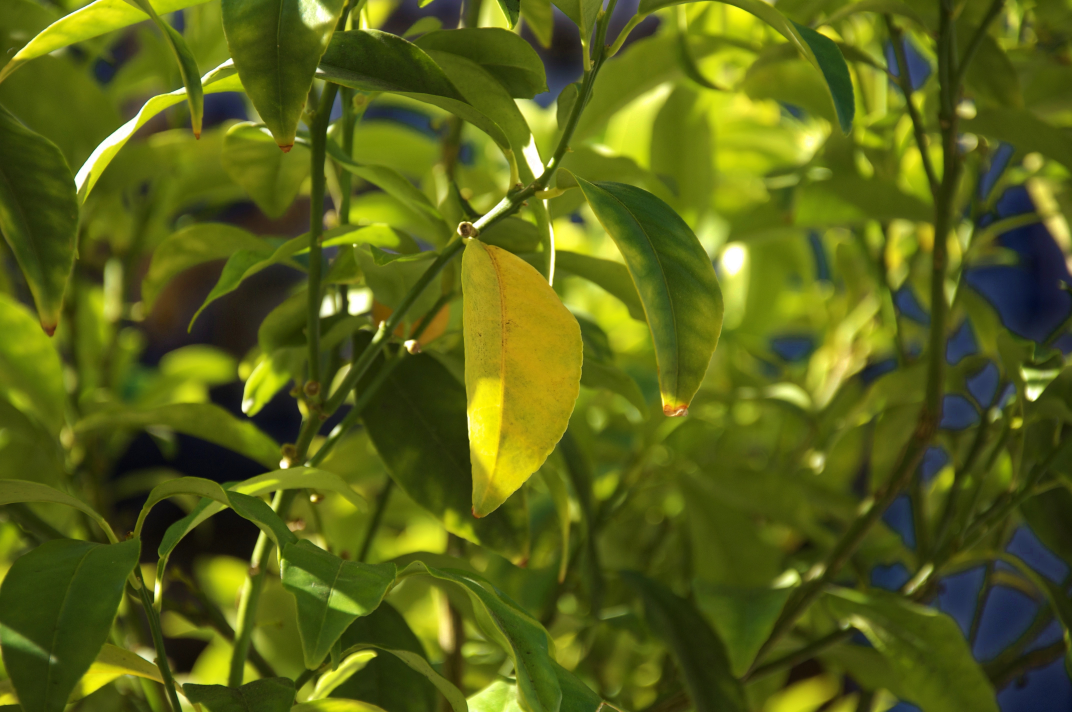
#> input picture BackEnd/GNw_dBEo3wv5h_pZgRWEEWBN_dehaze.jpg, 4288 x 2848 px (shown at 1/4 size)
$ python refineDCPNet.py GNw_dBEo3wv5h_pZgRWEEWBN_dehaze.jpg out.png
#> lines starting #> are read from the running program, lines starting #| are printed output that depends on the picture
#> in deHaze, `Y = np.zeros(m.shape)`: Y: shape (2848, 4288, 3) float64; every value is 0
# -*- coding: utf-8 -*-
import cv2
import sys
import numpy as np

def zmMinFilterGray(src, r=7):
    '''''最小值滤波，r是滤波器半径'''
#> called with r = 7
    return cv2.erode(src,np.ones((2*r-1,2*r-1)))
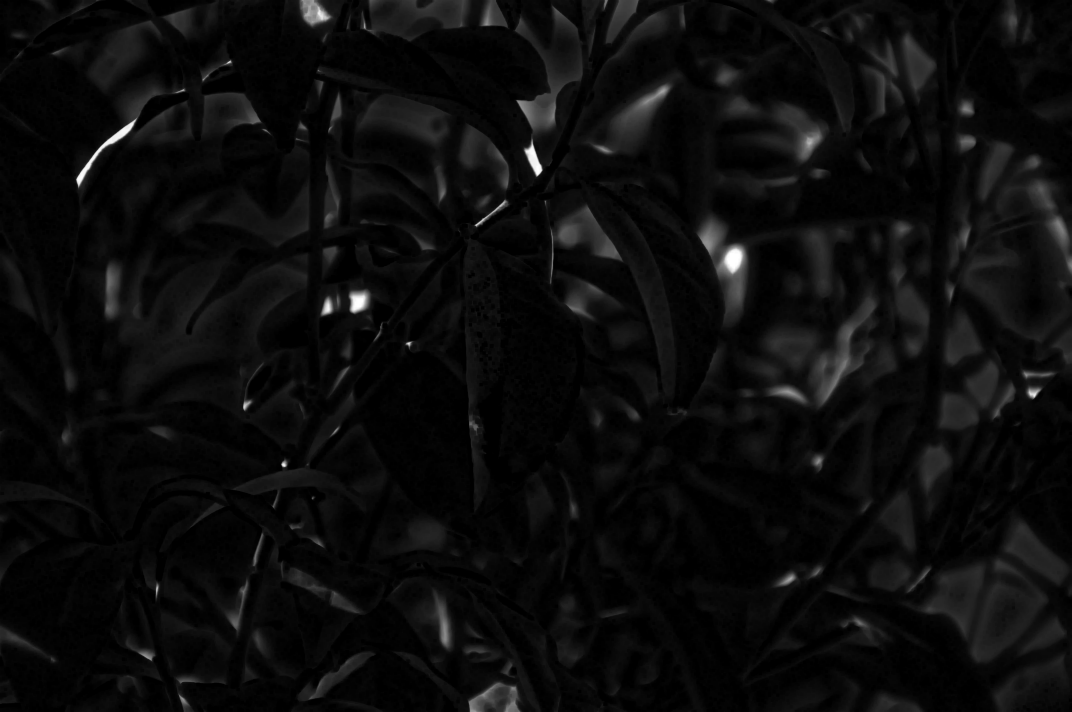
#> returned value: shape (2848, 4288) float64 (shown at 1/4 size); min 0, max 1, mean 0.0466
# [12 lines of commented-out code are left out]

def guidedfilter(I, p, r, eps):
    '''''引导滤波，直接参考网上的matlab代码'''
#> called with r = 81, eps = 0.001
    height, width = I.shape
#> height = 2848; width = 4288
    m_I = cv2.boxFilter(I, -1, (r,r))
    m_p = cv2.boxFilter(p, -1, (r,r))
    m_Ip = cv2.boxFilter(I*p, -1, (r,r))
    cov_Ip = m_Ip-m_I*m_p

    m_II = cv2.boxFilter(I*I, -1, (r,r))
    var_I = m_II-m_I*m_I
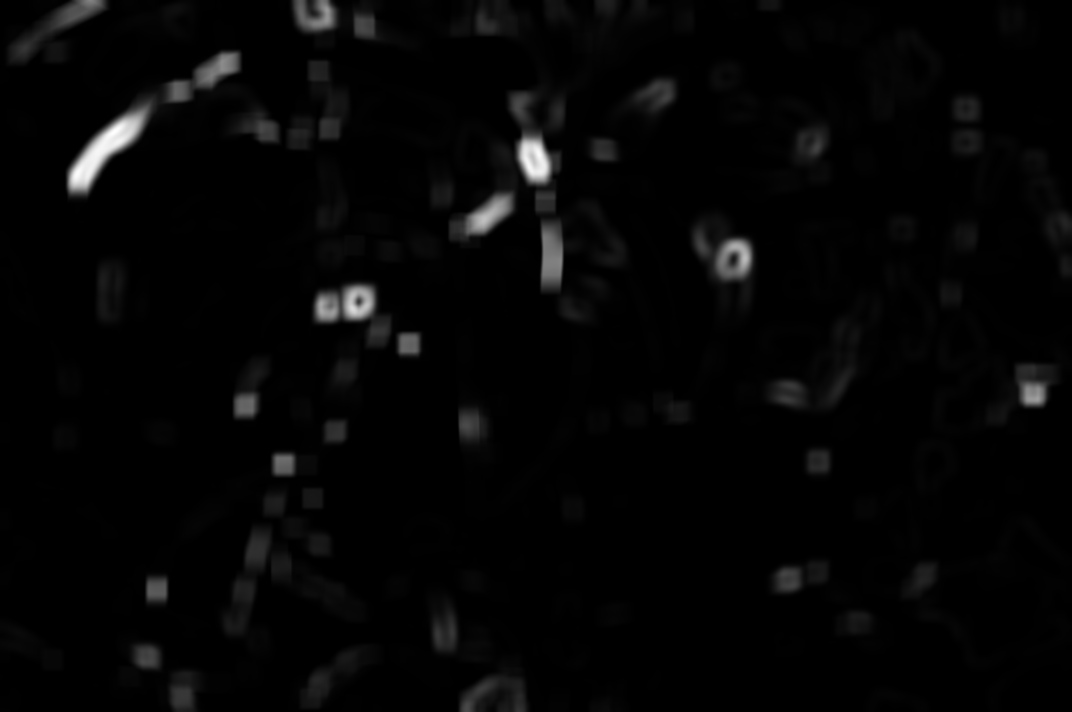
#> var_I: shape (2848, 4288) float64 (shown at 1/4 size); min 7.04e-05, max 0.192, mean 0.00439; drawn with min black and max white

    a = cov_Ip/(var_I+eps)
    b = m_p-a*m_I

    m_a = cv2.boxFilter(a, -1, (r,r))
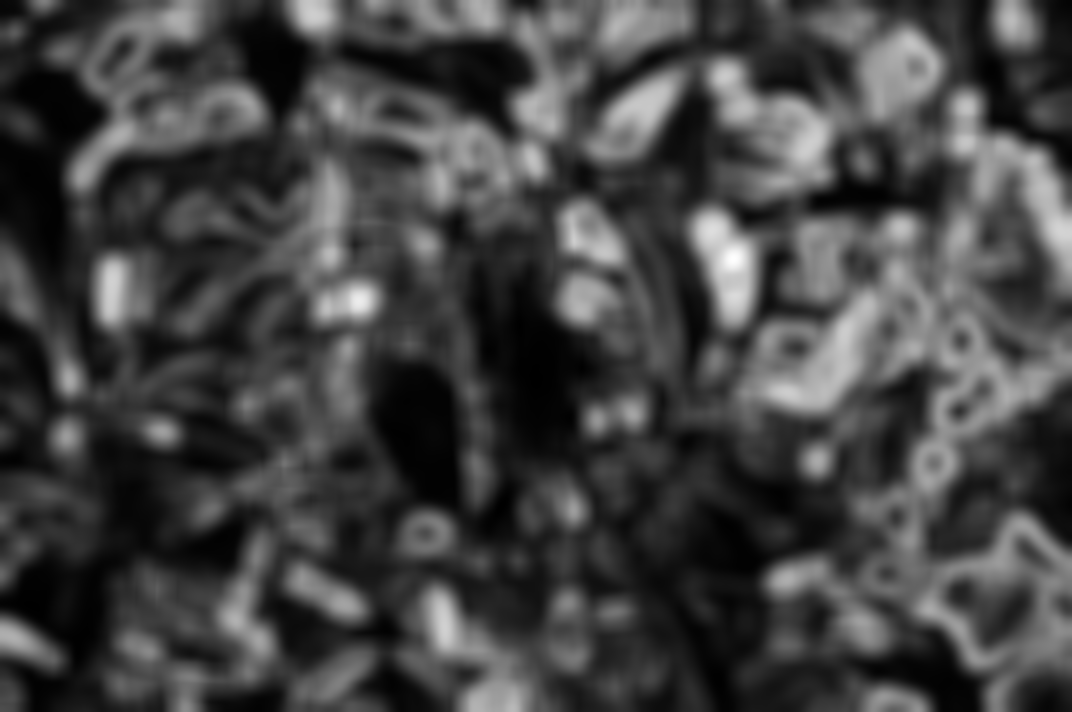
#> m_a: shape (2848, 4288) float64 (shown at 1/4 size); min 0.00123, max 1.04, mean 0.275; drawn with min black and max white
    m_b = cv2.boxFilter(b, -1, (r,r))
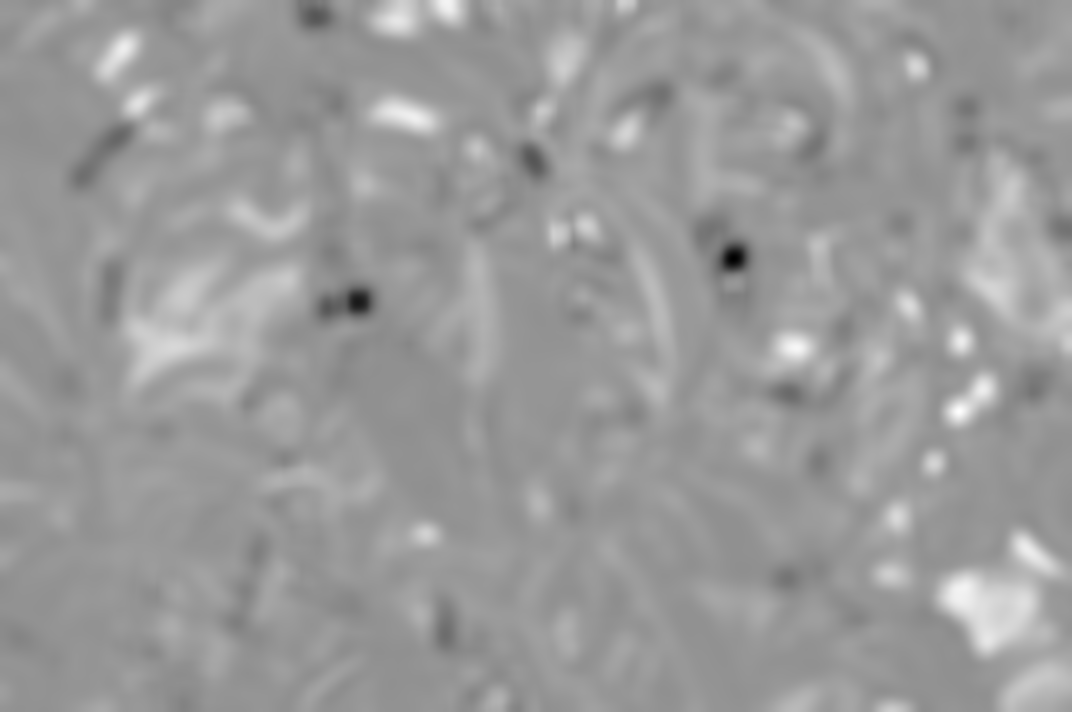
#> m_b: shape (2848, 4288) float64 (shown at 1/4 size); min -0.14, max 0.115, mean 0.0145; drawn with min black and max white
    return m_a*I+m_b

def getV1(m, r, eps, w, maxV1):  #输入rgb图像，值范围[0,1]
    '''''计算大气遮罩图像V1和光照值A, V1 = 1-t/A'''
    V1 = np.min(m,2)                                         #得到暗通道图像
    V1 = guidedfilter(V1, zmMinFilterGray(V1,7), r, eps)     #使用引导滤波优化
    bins = 2000
    ht = np.histogram(V1, bins)                              #计算大气光照A
    d = np.cumsum(ht[0])/float(V1.size)
#> d = 2000 values from 8.19e-08 to 1
    for lmax in range(bins-1, 0, -1):
        if d[lmax]<=0.999:
            break
    A  = np.mean(m,2)[V1>=ht[1][lmax]].max()
#> A = 1

    V1 = np.minimum(V1*w, maxV1)                   #对值范围进行限制

    return V1,A

def deHaze(m, r=81, eps=0.001, w=0.95, maxV1=0.80, bGamma=False):
    Y = np.zeros(m.shape)
    V1,A = getV1(m, r, eps, w, maxV1)               #得到遮罩图像和大气光照
#> A = 1
    for k in range(3):
        Y[:,:,k] = (m[:,:,k]-V1)/(1-V1/A)           #颜色校正
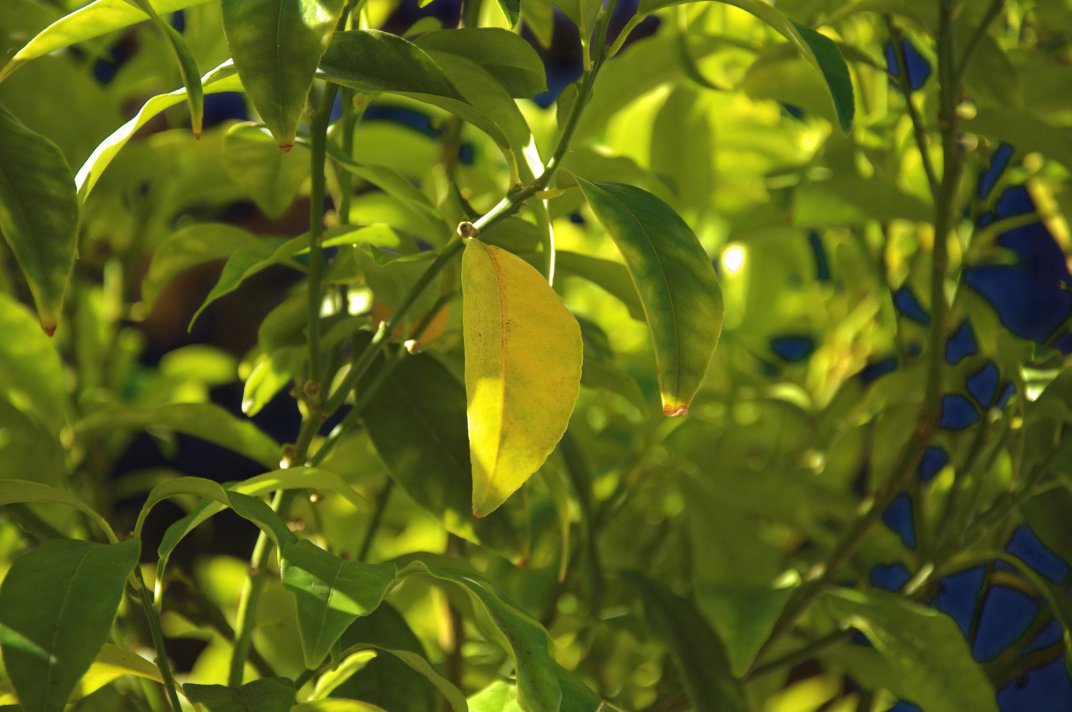
#> Y: shape (2848, 4288, 3) float64 (shown at 1/4 size); mean B, G, R 0.0492, 0.363, 0.324; drawn with min black and max white
    Y =  np.clip(Y, 0, 1)
    if bGamma:
        Y = Y**(np.log(0.5)/np.log(Y.mean()))       #gamma校正,默认不进行该操作
    return Y

if __name__ == '__main__':#1-8 jpg  9-10 png

    m = deHaze(cv2.imread(sys.argv[1]) / 255.0) * 255
    destname = sys.argv[1].split('/')[-1].split('.')[0]
    cv2.imwrite(sys.argv[2] + destname + '_dehaze.jpg', m)

    # [8 lines of commented-out code are left out]
